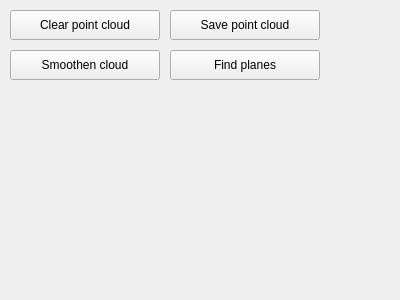
<?xml version="1.0" encoding="UTF-8"?>
<ui version="4.0">
 <class>Form</class>
 <widget class="QWidget" name="Form">
  <property name="geometry">
   <rect>
    <x>0</x>
    <y>0</y>
    <width>400</width>
    <height>300</height>
   </rect>
  </property>
  <property name="windowTitle">
   <string>Control GUI</string>
  </property>
  <widget class="QPushButton" name="clear_button">
   <property name="geometry">
    <rect>
     <x>10</x>
     <y>10</y>
     <width>150</width>
     <height>30</height>
    </rect>
   </property>
   <property name="text">
    <string>Clear point cloud</string>
   </property>
  </widget>
  <widget class="QPushButton" name="save_button">
   <property name="geometry">
    <rect>
     <x>170</x>
     <y>10</y>
     <width>150</width>
     <height>30</height>
    </rect>
   </property>
   <property name="text">
    <string>Save point cloud</string>
   </property>
  </widget>
  <widget class="QPushButton" name="smoothen_button">
   <property name="geometry">
    <rect>
     <x>10</x>
     <y>50</y>
     <width>150</width>
     <height>30</height>
    </rect>
   </property>
   <property name="text">
    <string>Smoothen cloud</string>
   </property>
  </widget>
  <widget class="QPushButton" name="find_planes_button">
   <property name="geometry">
    <rect>
     <x>170</x>
     <y>50</y>
     <width>150</width>
     <height>30</height>
    </rect>
   </property>
   <property name="text">
    <string>Find planes</string>
   </property>
  </widget>
 </widget>
 <resources/>
 <connections/>
</ui>
